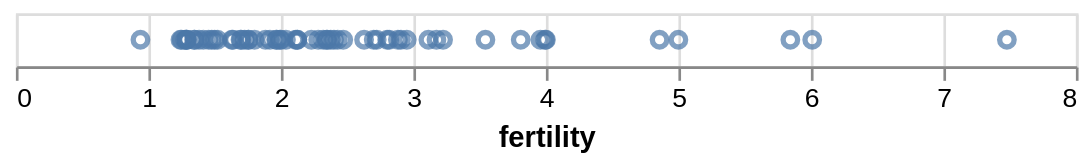

Source (notebook cell):
### Markdown cell above
### X

`x` 인코딩 채널은 마크의 수평 위치(x 좌표)를 설정합니다. 또한 축과 제목의 기본 선택이 자동으로 이루어집니다. 아래 차트에서 정량적 데이터 유형을 선택하면 연속적인 선형 축 스케일이 생성됩니다:

### Code cell
alt.Chart(data2000).mark_point().encode(
    alt.X('fertility:Q')
)

### Figure 1 — Vega-Lite specification as saved in the notebook (floating-point values rounded to 4 significant figures)
{"config": {"view": {"continuousWidth": 400, "continuousHeight": 300}}, "data": {"name": "data-fdeb0b749a6385830bd1445d39ad6ea0"}, "mark": "point", "encoding": {"x": {"type": "quantitative", "field": "fertility"}}, "$schema": "https://vega.github.io/schema/vega-lite/v4.8.1.json", "datasets": {"data-fdeb0b749a6385830bd1445d39ad6ea0": [{"year": 2000, "country": "Afghanistan", "cluster": 0, "pop": 23898198, "life_expect": 42.13, "fertility": 7.479}, {"year": 2000, "country": "Argentina", "cluster": 3, "pop": 37497728, "life_expect": 74.34, "fertility": 2.35}, {"year": 2000, "country": "Aruba", "cluster": 3, "pop": 69539, "life_expect": 73.45, "fertility": 2.124}, {"year": 2000, "country": "Australia", "cluster": 4, "pop": 19164620, "life_expect": 80.37, "fertility": 1.756}, {"year": 2000, "country": "Austria", "cluster": 1, "pop": 8113413, "life_expect": 78.98, "fertility": 1.382}, {"year": 2000, "country": "Bahamas", "cluster": 3, "pop": 290075, "life_expect": 71.07, "fertility": 2.111}, {"year": 2000, "country": "Bangladesh", "cluster": 0, "pop": 130406594, "life_expect": 62.01, "fertility": 3.224}, {"year": 2000, "country": "Barbados", "cluster": 3, "pop": 273483, "life_expect": 75.97, "fertility": 1.5}, {"year": 2000, "country": "Belgium", "cluster": 1, "pop": 10263618, "life_expect": 78.32, "fertility": 1.638}, {"year": 2000, "country": "Bolivia", "cluster": 3, "pop": 8152620, "life_expect": 63.88, "fertility": 3.958}, {"year": 2000, "country": "Brazil", "cluster": 3, "pop": 175552771, "life_expect": 71.01, "fertility": 2.345}, {"year": 2000, "country": "Canada", "cluster": 3, "pop": 31278097, "life_expect": 79.77, "fertility": 1.522}, {"year": 2000, "country": "Chile", "cluster": 3, "pop": 15153450, "life_expect": 77.86, "fertility": 2.0}, {"year": 2000, "country": "China", "cluster": 4, "pop": 1262645000, "life_expect": 72.03, "fertility": 1.7}, {"year": 2000, "country": "Colombia", "cluster": 3, "pop": 39685655, "life_expect": 71.68, "fertility": 2.47}, {"year": 2000, "country": "Costa Rica", "cluster": 3, "pop": 3710558, "life_expect": 78.12, "fertility": 2.281}, {"year": 2000, "country": "Croatia", "cluster": 1, "pop": 4410830, "life_expect": 74.88, "fertility": 1.348}, {"year": 2000, "country": "Cuba", "cluster": 3, "pop": 11134273, "life_expect": 77.16, "fertility": 1.63}, {"year": 2000, "country": "Dominican Republic", "cluster": 3, "pop": 8385828, "life_expect": 70.85, "fertility": 2.95}, {"year": 2000, "country": "Ecuador", "cluster": 3, "pop": 12505204, "life_expect": 74.17, "fertility": 2.817}, {"year": 2000, "country": "Egypt", "cluster": 5, "pop": 70492342, "life_expect": 69.81, "fertility": 3.174}, {"year": 2000, "country": "El Salvador", "cluster": 3, "pop": 6122515, "life_expect": 70.73, "fertility": 2.883}, {"year": 2000, "country": "Finland", "cluster": 1, "pop": 5168595, "life_expect": 78.37, "fertility": 1.754}, {"year": 2000, "country": "France", "cluster": 1, "pop": 59381628, "life_expect": 79.59, "fertility": 1.883}, {"year": 2000, "country": "Georgia", "cluster": 1, "pop": 4777209, "life_expect": 70.48, "fertility": 1.478}, {"year": 2000, "country": "Germany", "cluster": 1, "pop": 82187909, "life_expect": 78.67, "fertility": 1.346}, {"year": 2000, "country": "Greece", "cluster": 1, "pop": 10559110, "life_expect": 78.26, "fertility": 1.277}, {"year": 2000, "country": "Grenada", "cluster": 3, "pop": 89312, "life_expect": 67.75, "fertility": 2.429}, {"year": 2000, "country": "Haiti", "cluster": 3, "pop": 7306302, "life_expect": 58.14, "fertility": 4.0}, {"year": 2000, "country": "Hong Kong", "cluster": 4, "pop": 6658720, "life_expect": 81.5, "fertility": 0.94}, {"year": 2000, "country": "Iceland", "cluster": 1, "pop": 281043, "life_expect": 80.5, "fertility": 1.993}, {"year": 2000, "country": "India", "cluster": 0, "pop": 1007702000, "life_expect": 62.88, "fertility": 3.113}, {"year": 2000, "country": "Indonesia", "cluster": 4, "pop": 206265000, "life_expect": 68.59, "fertility": 2.376}, {"year": 2000, "country": "Iran", "cluster": 5, "pop": 65660289, "life_expect": 69.45, "fertility": 2.124}, {"year": 2000, "country": "Iraq", "cluster": 5, "pop": 22675617, "life_expect": 57.05, "fertility": 4.858}, {"year": 2000, "country": "Ireland", "cluster": 1, "pop": 3791690, "life_expect": 77.78, "fertility": 1.969}, {"year": 2000, "country": "Israel", "cluster": 5, "pop": 5842454, "life_expect": 79.7, "fertility": 2.906}, {"year": 2000, "country": "Italy", "cluster": 1, "pop": 57719337, "life_expect": 80.24, "fertility": 1.286}, {"year": 2000, "country": "Jamaica", "cluster": 3, "pop": 2615467, "life_expect": 72.05, "fertility": 2.628}, {"year": 2000, "country": "Japan", "cluster": 4, "pop": 126699784, "life_expect": 82.0, "fertility": 1.291}, {"year": 2000, "country": "Kenya", "cluster": 2, "pop": 29985839, "life_expect": 50.99, "fertility": 5.0}, {"year": 2000, "country": "South Korea", "cluster": 4, "pop": 21647682, "life_expect": 66.66, "fertility": 1.917}, {"year": 2000, "country": "North Korea", "cluster": 4, "pop": 47351083, "life_expect": 77.05, "fertility": 1.242}, {"year": 2000, "country": "Lebanon", "cluster": 5, "pop": 3578036, "life_expect": 71.03, "fertility": 2.319}, {"year": 2000, "country": "Mexico", "cluster": 3, "pop": 99926620, "life_expect": 74.9, "fertility": 2.401}, {"year": 2000, "country": "Netherlands", "cluster": 1, "pop": 15907853, "life_expect": 78.53, "fertility": 1.726}, {"year": 2000, "country": "New Zealand", "cluster": 4, "pop": 3819762, "life_expect": 79.11, "fertility": 1.964}, {"year": 2000, "country": "Nigeria", "cluster": 2, "pop": 114306700, "life_expect": 46.61, "fertility": 5.845}, {"year": 2000, "country": "Norway", "cluster": 1, "pop": 4492400, "life_expect": 79.05, "fertility": 1.801}, {"year": 2000, "country": "Pakistan", "cluster": 0, "pop": 146342958, "life_expect": 63.61, "fertility": 3.994}, {"year": 2000, "country": "Peru", "cluster": 3, "pop": 25979722, "life_expect": 69.91, "fertility": 2.7}, {"year": 2000, "country": "Philippines", "cluster": 4, "pop": 79739825, "life_expect": 70.3, "fertility": 3.544}, {"year": 2000, "country": "Poland", "cluster": 1, "pop": 38654164, "life_expect": 74.67, "fertility": 1.251}, {"year": 2000, "country": "Portugal", "cluster": 1, "pop": 10335597, "life_expect": 77.29, "fertility": 1.454}, {"year": 2000, "country": "Rwanda", "cluster": 2, "pop": 7507056, "life_expect": 43.41, "fertility": 6.01}, {"year": 2000, "country": "Saudi Arabia", "cluster": 5, "pop": 23153090, "life_expect": 71.63, "fertility": 3.81}, {"year": 2000, "country": "South Africa", "cluster": 2, "pop": 44066197, "life_expect": 53.37, "fertility": 2.802}, {"year": 2000, "country": "Spain", "cluster": 1, "pop": 40016081, "life_expect": 79.78, "fertility": 1.287}, {"year": 2000, "country": "Switzerland", "cluster": 1, "pop": 7266920, "life_expect": 80.62, "fertility": 1.415}, {"year": 2000, "country": "Turkey", "cluster": 1, "pop": 65666677, "life_expect": 70.84, "fertility": 2.23}, {"year": 2000, "country": "United Kingdom", "cluster": 1, "pop": 59522468, "life_expect": 78.47, "fertility": 1.695}, {"year": 2000, "country": "United States", "cluster": 3, "pop": 282338631, "life_expect": 77.31, "fertility": 2.038}, {"year": 2000, "country": "Venezuela", "cluster": 3, "pop": 23542649, "life_expect": 72.77, "fertility": 2.723}]}}
